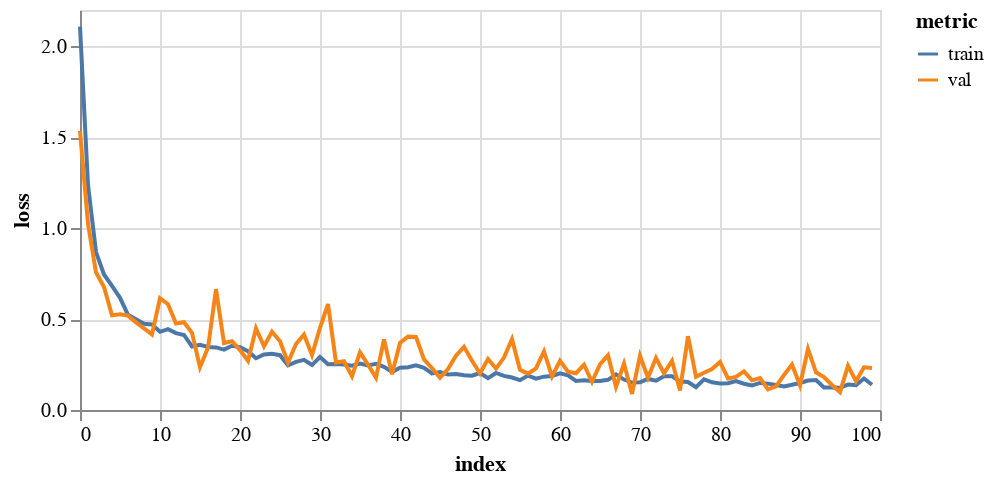

Notebook code for this chart:
### Code cell
# train FeaStNet
feastnet = FeaStNet()
# device = torch.device('cuda')
device = torch.device('cpu')
loader = tg.data.DataLoader(trainGraphs[:1000], batch_size=16, shuffle=True)
trainHist, valHist, modelFile = train(feastnet, loader, valGraphs[:5], device, epochs = 100, saveDir='1ktrainValTest08-local')

# load best model
bestModel = FeaStNet()
bestModel.load_state_dict(torch.load(modelFile))

# test
print(test(bestModel, 
           trainGraphs, 
           [allGraphs[i] for i in trainIds],
           [allGraphs[i] for i in trainIds], 
           device, ss=ss, log=True))
print(test(bestModel, 
           testGraphs, 
           [allGraphs[i] for i in testIds],
           [allGraphs[i] for i in trainIds], 
           device, ss=ss, log=True))
plotHistory(trainHist, valHist)

### Figure 1 — Vega-Lite specification as saved in the notebook (floating-point values rounded to 4 significant figures)
{"config": {"view": {"continuousWidth": 400, "continuousHeight": 300}}, "data": {"name": "data-180856152fbe68fa2a6f21e9dbe4538c"}, "mark": "line", "encoding": {"color": {"type": "nominal", "field": "metric"}, "tooltip": [{"type": "quantitative", "field": "epoch"}, {"type": "quantitative", "field": "value"}], "x": {"type": "quantitative", "field": "index"}, "y": {"type": "quantitative", "axis": {"title": "loss"}, "field": "value"}}, "height": 200, "transform": [{"fold": ["train", "val"], "as": ["metric", "value"]}], "width": 400, "$schema": "https://vega.github.io/schema/vega-lite/v4.8.1.json", "datasets": {"data-180856152fbe68fa2a6f21e9dbe4538c": [{"index": 0, "train": 2.109, "val": 1.535}, {"index": 1, "train": 1.238, "val": 1.024}, {"index": 2, "train": 0.8685, "val": 0.7572}, {"index": 3, "train": 0.7453, "val": 0.6769}, {"index": 4, "train": 0.6827, "val": 0.5213}, {"index": 5, "train": 0.6172, "val": 0.527}, {"index": 6, "train": 0.5239, "val": 0.5192}, {"index": 7, "train": 0.4986, "val": 0.482}, {"index": 8, "train": 0.474, "val": 0.4495}, {"index": 9, "train": 0.4708, "val": 0.4156}, {"index": 10, "train": 0.4301, "val": 0.6151}, {"index": 11, "train": 0.4444, "val": 0.5821}, {"index": 12, "train": 0.423, "val": 0.4755}, {"index": 13, "train": 0.4127, "val": 0.4826}, {"index": 14, "train": 0.3498, "val": 0.4247}, {"index": 15, "train": 0.359, "val": 0.2353}, {"index": 16, "train": 0.3466, "val": 0.3421}, {"index": 17, "train": 0.3442, "val": 0.6646}, {"index": 18, "train": 0.3321, "val": 0.3682}, {"index": 19, "train": 0.3532, "val": 0.3784}, {"index": 20, "train": 0.3457, "val": 0.3295}, {"index": 21, "train": 0.3234, "val": 0.2702}, {"index": 22, "train": 0.2846, "val": 0.4485}, {"index": 23, "train": 0.3053, "val": 0.3503}, {"index": 24, "train": 0.3088, "val": 0.4305}, {"index": 25, "train": 0.3015, "val": 0.3783}, {"index": 26, "train": 0.2456, "val": 0.261}, {"index": 27, "train": 0.265, "val": 0.3633}, {"index": 28, "train": 0.2757, "val": 0.4146}, {"index": 29, "train": 0.2472, "val": 0.3027}, {"index": 30, "train": 0.2912, "val": 0.4521}, {"index": 31, "train": 0.252, "val": 0.5827}, {"index": 32, "train": 0.2535, "val": 0.262}, {"index": 33, "train": 0.2505, "val": 0.2683}, {"index": 34, "train": 0.2437, "val": 0.1863}, {"index": 35, "train": 0.2556, "val": 0.3168}, {"index": 36, "train": 0.2448, "val": 0.2497}, {"index": 37, "train": 0.2535, "val": 0.1777}, {"index": 38, "train": 0.2374, "val": 0.3882}, {"index": 39, "train": 0.2099, "val": 0.196}, {"index": 40, "train": 0.2321, "val": 0.3688}, {"index": 41, "train": 0.235, "val": 0.4035}, {"index": 42, "train": 0.2452, "val": 0.4021}, {"index": 43, "train": 0.2319, "val": 0.2785}, {"index": 44, "train": 0.2012, "val": 0.2301}, {"index": 45, "train": 0.2083, "val": 0.1774}, {"index": 46, "train": 0.1953, "val": 0.2255}, {"index": 47, "train": 0.1981, "val": 0.299}, {"index": 48, "train": 0.1908, "val": 0.3476}, {"index": 49, "train": 0.1884, "val": 0.2704}, {"index": 50, "train": 0.2034, "val": 0.2012}, {"index": 51, "train": 0.1751, "val": 0.2804}, {"index": 52, "train": 0.2038, "val": 0.2277}, {"index": 53, "train": 0.1879, "val": 0.2884}, {"index": 54, "train": 0.1785, "val": 0.3898}, {"index": 55, "train": 0.164, "val": 0.2213}, {"index": 56, "train": 0.1891, "val": 0.2001}, {"index": 57, "train": 0.1727, "val": 0.2291}, {"index": 58, "train": 0.1834, "val": 0.3226}, {"index": 59, "train": 0.1867, "val": 0.1846}, {"index": 60, "train": 0.2012, "val": 0.271}, {"index": 61, "train": 0.1906, "val": 0.2108}, {"index": 62, "train": 0.1601, "val": 0.2022}, {"index": 63, "train": 0.163, "val": 0.249}, {"index": 64, "train": 0.1597, "val": 0.1554}, {"index": 65, "train": 0.1598, "val": 0.2513}, {"index": 66, "train": 0.1661, "val": 0.3014}, {"index": 67, "train": 0.1958, "val": 0.1274}, {"index": 68, "train": 0.1674, "val": 0.2555}, {"index": 69, "train": 0.151, "val": 0.08838}, {"index": 70, "train": 0.1521, "val": 0.2982}, {"index": 71, "train": 0.1709, "val": 0.1782}, {"index": 72, "train": 0.1611, "val": 0.2862}, {"index": 73, "train": 0.1858, "val": 0.202}, {"index": 74, "train": 0.186, "val": 0.2705}, {"index": 75, "train": 0.1567, "val": 0.1075}, {"index": 76, "train": 0.1539, "val": 0.4057}, {"index": 77, "train": 0.1249, "val": 0.1823}, {"index": 78, "train": 0.1688, "val": 0.2045}, {"index": 79, "train": 0.1522, "val": 0.2252}, {"index": 80, "train": 0.1464, "val": 0.2644}, {"index": 81, "train": 0.1477, "val": 0.1735}, {"index": 82, "train": 0.1592, "val": 0.1817}, {"index": 83, "train": 0.1444, "val": 0.2124}, {"index": 84, "train": 0.1356, "val": 0.163}, {"index": 85, "train": 0.149, "val": 0.1755}, {"index": 86, "train": 0.1449, "val": 0.1136}, {"index": 87, "train": 0.1377, "val": 0.1303}, {"index": 88, "train": 0.1301, "val": 0.1922}, {"index": 89, "train": 0.139, "val": 0.2494}, {"index": 90, "train": 0.1485, "val": 0.1357}, {"index": 91, "train": 0.1622, "val": 0.3362}, {"index": 92, "train": 0.1645, "val": 0.2072}, {"index": 93, "train": 0.1243, "val": 0.1811}, {"index": 94, "train": 0.1237, "val": 0.1379}, {"index": 95, "train": 0.1217, "val": 0.09843}, {"index": 96, "train": 0.1404, "val": 0.2431}, {"index": 97, "train": 0.137, "val": 0.159}, {"index": 98, "train": 0.1733, "val": 0.2349}, {"index": 99, "train": 0.1388, "val": 0.2309}]}}
